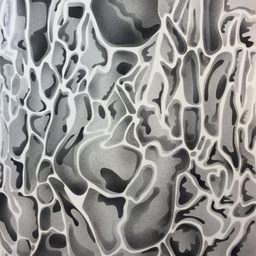
#> input picture data/thumbs/airbrush/bark-1.jpg, 256 x 256 px
$ python -i measure_images.py   (imports and definitions only)
#> lines starting #> are read from the running program, lines starting #| are printed output that depends on the picture
#!/usr/bin/env python3
"""Layer 2: measured visual features and thumbnails.

For every record in data/artworks/, open the image, compute cheap pixel
features with numpy (no machine learning), write them into the record's
"measured" block, and save a 256 px thumbnail to data/thumbs/<id>.jpg.

Only the "measured" block is owned by this script; everything else in the
record is preserved.

Usage:  python3 scripts/measure_images.py           # all records
        python3 scripts/measure_images.py --force   # recompute even if present
        python3 scripts/measure_images.py <id> ...  # only these ids
"""
import glob
import json
import os
import sys
from datetime import datetime

import numpy as np
from PIL import Image, ImageOps

ROOT = os.path.dirname(os.path.dirname(os.path.abspath(__file__)))
DATA_DIR = os.path.join(ROOT, "data", "artworks")
THUMB_DIR = os.path.join(ROOT, "data", "thumbs")
ANALYSIS_SIZE = 512
THUMB_SIZE = 256
PALETTE_K = 6

HUE_NAMES = ["red", "orange", "yellow", "yellow-green", "green", "teal",
             "cyan", "blue", "indigo", "purple", "magenta", "pink"]


# ---------------------------------------------------------------- colour maths

def srgb_to_linear(c):
    c = c / 255.0
    return np.where(c <= 0.04045, c / 12.92, ((c + 0.055) / 1.055) ** 2.4)


def rgb_to_lab(rgb):
    """rgb: (n,3) uint8 -> (n,3) Lab floats. D65 white point."""
    lin = srgb_to_linear(rgb.astype(np.float64))
    m = np.array([[0.4124564, 0.3575761, 0.1804375],
                  [0.2126729, 0.7151522, 0.0721750],
                  [0.0193339, 0.1191920, 0.9503041]])
    xyz = lin @ m.T
    xyz /= np.array([0.95047, 1.0, 1.08883])
    f = np.where(xyz > 0.008856, np.cbrt(xyz), 7.787 * xyz + 16 / 116)
    L = 116 * f[:, 1] - 16
    a = 500 * (f[:, 0] - f[:, 1])
    b = 200 * (f[:, 1] - f[:, 2])
    return np.stack([L, a, b], axis=1)


def rgb_to_hsv(rgb):
    """rgb (n,3) in 0..255 -> h in degrees, s and v in 0..1."""
    rgb = rgb.astype(np.float64) / 255.0
    mx = rgb.max(axis=1)
    mn = rgb.min(axis=1)
    d = mx - mn
    v = mx
    s = np.where(mx > 0, d / np.maximum(mx, 1e-9), 0)
    h = np.zeros_like(mx)
    r, g, b = rgb[:, 0], rgb[:, 1], rgb[:, 2]
    nz = d > 1e-9
    rm = nz & (mx == r)
    gm = nz & (mx == g) & ~rm
    bm = nz & ~rm & ~gm
    h[rm] = ((g[rm] - b[rm]) / d[rm]) % 6
    h[gm] = (b[gm] - r[gm]) / d[gm] + 2
    h[bm] = (r[bm] - g[bm]) / d[bm] + 4
    return h * 60.0, s, v


def kmeans(points, k, iters=25, seed=0):
    rng = np.random.default_rng(seed)
    # k-means++ seeding
    centers = [points[rng.integers(len(points))]]
    for _ in range(1, k):
        d2 = np.min(((points[:, None, :] - np.array(centers)[None, :, :]) ** 2).sum(-1), axis=1)
        probs = d2 / d2.sum()
        centers.append(points[rng.choice(len(points), p=probs)])
    centers = np.array(centers, dtype=np.float64)
    for _ in range(iters):
        dist = ((points[:, None, :] - centers[None, :, :]) ** 2).sum(-1)
        labels = dist.argmin(axis=1)
        new = np.array([points[labels == i].mean(axis=0) if np.any(labels == i) else centers[i]
                        for i in range(k)])
        if np.allclose(new, centers, atol=1e-3):
            break
        centers = new
    dist = ((points[:, None, :] - centers[None, :, :]) ** 2).sum(-1)
    labels = dist.argmin(axis=1)
    return centers, labels


def to_hex(rgb):
    r, g, b = [int(round(float(x))) for x in rgb]
    return "#{:02x}{:02x}{:02x}".format(max(0, min(255, r)), max(0, min(255, g)), max(0, min(255, b)))


# ---------------------------------------------------------------- features

def sobel_magnitude(gray):
    kx = np.array([[-1, 0, 1], [-2, 0, 2], [-1, 0, 1]], dtype=np.float64)
    ky = kx.T
    pad = np.pad(gray, 1, mode="edge")
    gx = np.zeros_like(gray)
    gy = np.zeros_like(gray)
    for i in range(3):
        for j in range(3):
            sl = pad[i:i + gray.shape[0], j:j + gray.shape[1]]
            gx += kx[i, j] * sl
            gy += ky[i, j] * sl
    return np.hypot(gx, gy)


def block_std(gray, block=16):
    h, w = gray.shape
    h2, w2 = h // block * block, w // block * block
    g = gray[:h2, :w2].reshape(h2 // block, block, w2 // block, block)
    return float(g.std(axis=(1, 3)).mean())


def dct_matrix(n):
    k = np.arange(n)[:, None]
    i = np.arange(n)[None, :]
    m = np.cos(np.pi * (2 * i + 1) * k / (2 * n)) * np.sqrt(2.0 / n)
    m[0, :] /= np.sqrt(2.0)
    return m


def phash(gray_img):
    g = np.asarray(gray_img.resize((32, 32), Image.LANCZOS), dtype=np.float64)
    d = dct_matrix(32)
    coeffs = d @ g @ d.T
    low = coeffs[:8, :8].flatten()[1:]
    bits = low > np.median(low)
    value = 0
    for b in bits:
        value = (value << 1) | int(b)
    return "{:016x}".format(value)


def border_is_white(rgb, frac=0.02):
    h, w, _ = rgb.shape
    bh, bw = max(1, int(h * frac)), max(1, int(w * frac))
    strips = [rgb[:bh], rgb[-bh:], rgb[:, :bw], rgb[:, -bw:]]
    vals = np.concatenate([s.reshape(-1, 3) for s in strips]).astype(np.float64)
    bright = (vals.min(axis=1) > 235).mean()
    return bool(bright > 0.9)


def measure(path):
#> called with path = '../data/thumbs/airbrush/bark-1.jpg'
    im = ImageOps.exif_transpose(Image.open(path)).convert("RGB")
#> im is the input picture: PIL image 256x256 RGB; mean R, G, B 146.1, 144.8, 142.9
    im.thumbnail((ANALYSIS_SIZE, ANALYSIS_SIZE), Image.LANCZOS)
    rgb = np.asarray(im)
    pixels = rgb.reshape(-1, 3)

    # colour
    h, s, v = rgb_to_hsv(pixels)
    lab = rgb_to_lab(pixels)
    L = lab[:, 0] / 100.0
    chroma = np.hypot(lab[:, 1], lab[:, 2])

    # Hasler and Suesstrunk colourfulness
    rg = pixels[:, 0].astype(float) - pixels[:, 1]
    yb = 0.5 * (pixels[:, 0].astype(float) + pixels[:, 1]) - pixels[:, 2]
    colorfulness = float(np.hypot(rg.std(), yb.std()) + 0.3 * np.hypot(rg.mean(), yb.mean()))
#> colorfulness = 7.4

    saturated = s > 0.15
    hue_hist = np.zeros(12)
    if saturated.any():
        bins = (np.floor(((h[saturated] + 15) % 360) / 30)).astype(int)
#> bins = 1587 values, max 11 at index 164, min 0 at index 33, mean 2.15
        hue_hist = np.bincount(bins, minlength=12).astype(float)
#> hue_hist = [279, 962, 19, 0, 0, 0, 0, 278, 17, 8, 7, 17]
        hue_hist /= hue_hist.sum()
#> hue_hist = [0.176, 0.606, 0.012, 0, 0, 0, 0, 0.175, 0.0107, 0.00504, 0.00441, 0.0107]
    dominant = [HUE_NAMES[i] for i in np.argsort(-hue_hist)[:3] if hue_hist[i] > 0.08]
#> dominant = ['orange', 'red', 'blue']

    hs = h[saturated] if saturated.any() else np.array([])
#> hs = 1587 values, max 354 at index 150, min 0 at index 1022, mean 72.56
    warm = float(((hs < 75) | (hs >= 300)).mean()) if hs.size else 0.0
#> warm = 0.808

    # palette by k-means in Lab, sampled for speed
    rng = np.random.default_rng(0)
    sample = pixels[rng.choice(len(pixels), size=min(20000, len(pixels)), replace=False)]
    centers, labels = kmeans(rgb_to_lab(sample), PALETTE_K)
#> in kmeans, `centers = [points[rng.integers(len(points))]]`: centers = [[57.12, 3.38, 2.42]]
#> after the loop in kmeans, `for _ in range(1, k):`: centers = [[57.12, 3.38, 2.42], [26.96, 2.91, 4.5], [91.52, 0.822, 1.93], [71.61, -0.827, -2.02], [62.6, -1.5, 3.03], [41.59, 0.464, -2.4]]
#> in kmeans, `labels = dist.argmin(axis=1)`: labels = 20000 values, max 5 at index 40, min 0 at index 13, mean 2.58
#> centers = [[51.01, 0.244, 1.46], [20.05, 0.577, 0.56], [88.42, -0.0535, 1.15], [75.75, 0.0684, 1.12], [63.3, 0.148, 1.44], [36.78, 0.201, 0.953]]
    # convert centers back by taking the mean RGB of each cluster
    palette = []
    for i in range(PALETTE_K):
        mask = labels == i
        if not mask.any():
            continue
        palette.append({"hex": to_hex(sample[mask].mean(axis=0)),
                        "fraction": round(float(mask.mean()), 4)})
#> this loop made 6 passes
#> (r in to_hex, g in to_hex, b in to_hex) on passes 1 to 6: (123, 121, 119), (50, 48, 48), (223, 222, 220), (188, 187, 185), (155, 153, 151), (87, 86, 85)
#> after the loop, palette = 6 items
    palette.sort(key=lambda p: -p["fraction"])

    # structure
    gray = np.asarray(im.convert("L"), dtype=np.float64) / 255.0
    edges = sobel_magnitude(gray)
#> in sobel_magnitude, `pad = np.pad(gray, 1, mode="edge")`:
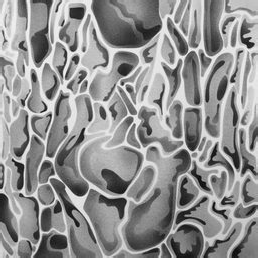
#> pad: shape (258, 258) float64; min 0.00392, max 0.988, mean 0.569
#> after the loop in sobel_magnitude, `for i in range(3):`:
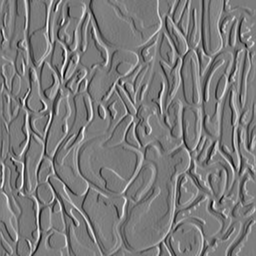
#> gx: shape (256, 256) float64; min -2.97, max 3.15, mean 0.00116; drawn with min black and max white
#> after the loop in sobel_magnitude, `for i in range(3):`:
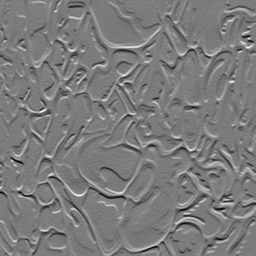
#> gy: shape (256, 256) float64; min -2.95, max 3.11, mean -0.00544; drawn with min black and max white
#> in sobel_magnitude, `return np.hypot(gx, gy)`:
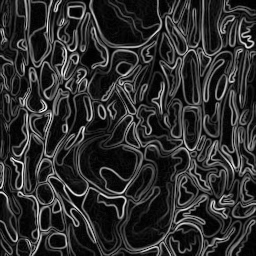
#> returned value: shape (256, 256) float64; min 0, max 3.26, mean 0.59; drawn with min black and max white
    edge_density = float((edges > 0.5).mean())
#> edge_density = 0.426
    busyness = block_std(gray)
#> busyness = 0.173

    mean_sat = float(s.mean())
#> mean_sat = 0.0516
    measured = {
        "palette": palette,
        "hue_histogram": [round(float(x), 4) for x in hue_hist],
        "dominant_hues": dominant,
        "warm_fraction": round(warm, 4),
        "mean_saturation": round(mean_sat, 4),
        "mean_value": round(float(v.mean()), 4),
        "mean_lightness": round(float(L.mean()), 4),
        "contrast": round(float(L.std()), 4),
        "colorfulness": round(colorfulness, 2),
        "mean_chroma": round(float(chroma.mean()), 2),
        "is_monochrome": bool(mean_sat < 0.08 and colorfulness < 12),
        "dark_fraction": round(float((L < 0.2).mean()), 4),
        "light_fraction": round(float((L > 0.9).mean()), 4),
        "edge_density": round(edge_density, 4),
        "busyness": round(busyness, 4),
        "has_white_border": border_is_white(rgb),
        "phash": phash(im.convert("L")),
        "analysis_size": list(im.size),
        "measured_on": datetime.now().strftime("%Y-%m-%d"),
    }
#> in border_is_white, `bright = (vals.min(axis=1) > 235).mean()`: bright = 0.00703
#> in phash, `g = np.asarray(gray_img.resize((32, 32), Image.LANCZOS), dtype=np.floa..`:
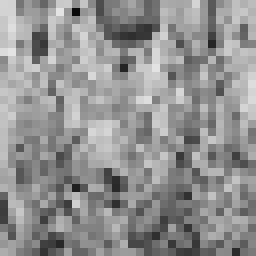
#> g: shape (32, 32) float64 (shown 8 times larger); min 10, max 228, mean 144.9
#> in phash, `coeffs = d @ g @ d.T`:
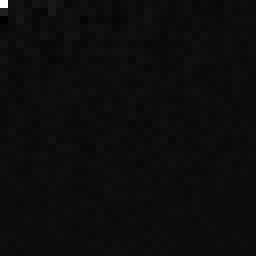
#> coeffs: shape (32, 32) float64 (shown 8 times larger); min -254.4, max 4637.1, mean 5.5; drawn with min black and max white
#> in phash, `low = coeffs[:8, :8].flatten()[1:]`: low = 63 values, max 384.1 at index 7, min -254.4 at index 15, mean 13.85
#> the loop in phash, `for b in bits:` made 63 passes
#> (b, value) on passes 3 to 14: (False, 6), (True, 13), (True, 27), (True, 55), (True, 111), (True, 223), (True, 447), (True, 895), (True, 1791), (False, 3582), (False, 7164), (True, 14329)
#> value on passes 1 to 2: 1, 3
#> after the loop in phash, `for b in bits:`: value = 8066552992346708108
    return measured


def save_thumb(path, out_path):
    im = ImageOps.exif_transpose(Image.open(path)).convert("RGB")
    im.thumbnail((THUMB_SIZE, THUMB_SIZE), Image.LANCZOS)
    os.makedirs(os.path.dirname(out_path), exist_ok=True)
    im.save(out_path, "JPEG", quality=82, optimize=True)


def main():
    args = [a for a in sys.argv[1:] if not a.startswith("--")]
    force = "--force" in sys.argv
    paths = sorted(glob.glob(os.path.join(DATA_DIR, "*", "*.json")))
    done = 0
    for p in paths:
        rec = json.load(open(p, encoding="utf-8"))
        if args and rec["id"] not in args:
            continue
        if rec.get("measured") and not force:
            continue
        image_path = os.path.join(ROOT, rec["catalog"]["image"]["path"])
        rec["measured"] = measure(image_path)
        thumb_rel = os.path.join("data", "thumbs", rec["id"] + ".jpg")
        save_thumb(image_path, os.path.join(ROOT, thumb_rel))
        rec["measured"]["thumbnail"] = thumb_rel
        with open(p, "w", encoding="utf-8") as f:
            json.dump(rec, f, indent=2, ensure_ascii=False)
            f.write("\n")
        done += 1
        print(rec["id"], rec["measured"]["dominant_hues"], "edges", rec["measured"]["edge_density"])
    print(f"measured {done} of {len(paths)}")


# [2 lines not run here, left out]

>>> result = measure('../data/thumbs/airbrush/bark-1.jpg')
#> result = 19 items

$ run again, on data/thumbs/cactuses/gouache-cactus-2.jpg
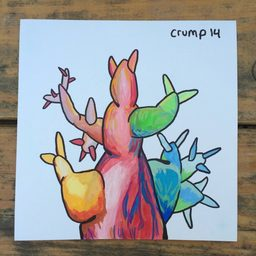
#> input picture data/thumbs/cactuses/gouache-cactus-2.jpg, 256 x 256 px
#> in measure, im is the input picture: PIL image 256x256 RGB; mean R, G, B 158.5, 160.4, 162.9
#> colorfulness = 57.25
#> in measure, `hue_hist = np.bincount(bins, minlength=12).astype(float)`: hue_hist = [4698, 16806, 1822, 226, 955, 616, 1721, 29511, 389, 379, 477, 2347]
#> in measure, `hue_hist /= hue_hist.sum()`: hue_hist = [0.0784, 0.28, 0.0304, 0.00377, 0.0159, 0.0103, 0.0287, 0.492, 0.00649, 0.00632, 0.00796, 0.0392]
#> dominant = ['blue', 'orange']
#> warm = 0.433
#> in kmeans, `centers = [points[rng.integers(len(points))]]`: centers = [[50.48, 1.47, 24.74]]
#> after the loop in kmeans, `for _ in range(1, k):`: centers = [[50.48, 1.47, 24.74], [86.44, -4.55, -13.24], [65.49, -47.87, 37.15], [23.22, 23.28, 8.97], [55.8, -1.8, -4.88], [33.33, 1.05, 16.1]]
#> in kmeans, `labels = dist.argmin(axis=1)`: labels = 20000 values, max 5 at index 14, min 0 at index 0, mean 1.51
#> in measure, `centers, labels = kmeans(rgb_to_lab(sample), PALETTE_K)`: centers = [[45.73, 3.44, 18.07], [85.52, -3.26, -12.95], [73.74, -15.31, 37.99], [54.06, 34.54, 11.36], [59.3, -10.23, -12.77], [26.53, 4.73, -3.95]]
#> the loop in measure, `for i in range(PALETTE_K):` made 6 passes
#> (r in to_hex, g in to_hex, b in to_hex) on passes 1 to 6: (125, 106, 78), (193, 217, 238), (171, 186, 110), (188, 104, 112), (98, 149, 165), (64, 60, 69)
#> after the loop in measure, `for i in range(PALETTE_K):`: palette = 6 items
#> in sobel_magnitude, `return np.hypot(gx, gy)`:
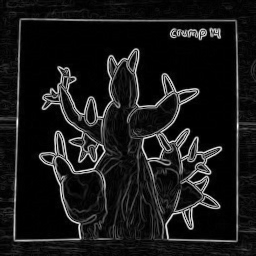
#> returned value: shape (256, 256) float64; min 0, max 3.3, mean 0.318; drawn with min black and max white
#> edge_density = 0.167
#> busyness = 0.105
#> mean_sat = 0.303
#> bright = 0
#> in phash, `coeffs = d @ g @ d.T`:
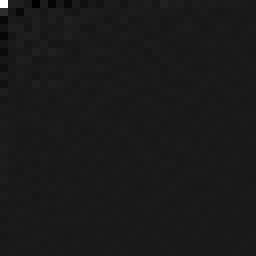
#> coeffs: shape (32, 32) float64 (shown 8 times larger); min -574.8, max 5124.2, mean 4; drawn with min black and max white
#> low = 63 values, max 432.9 at index 7, min -574.8 at index 3, mean -18.08
#> the loop in phash, `for b in bits:` made 63 passes
#> (b, value) on passes 3 to 10: (False, 6), (False, 12), (True, 25), (False, 50), (False, 100), (True, 201), (False, 402), (False, 804)
#> after the loop in phash, `for b in bits:`: value = 7249469836716937011
#> result = 19 items
